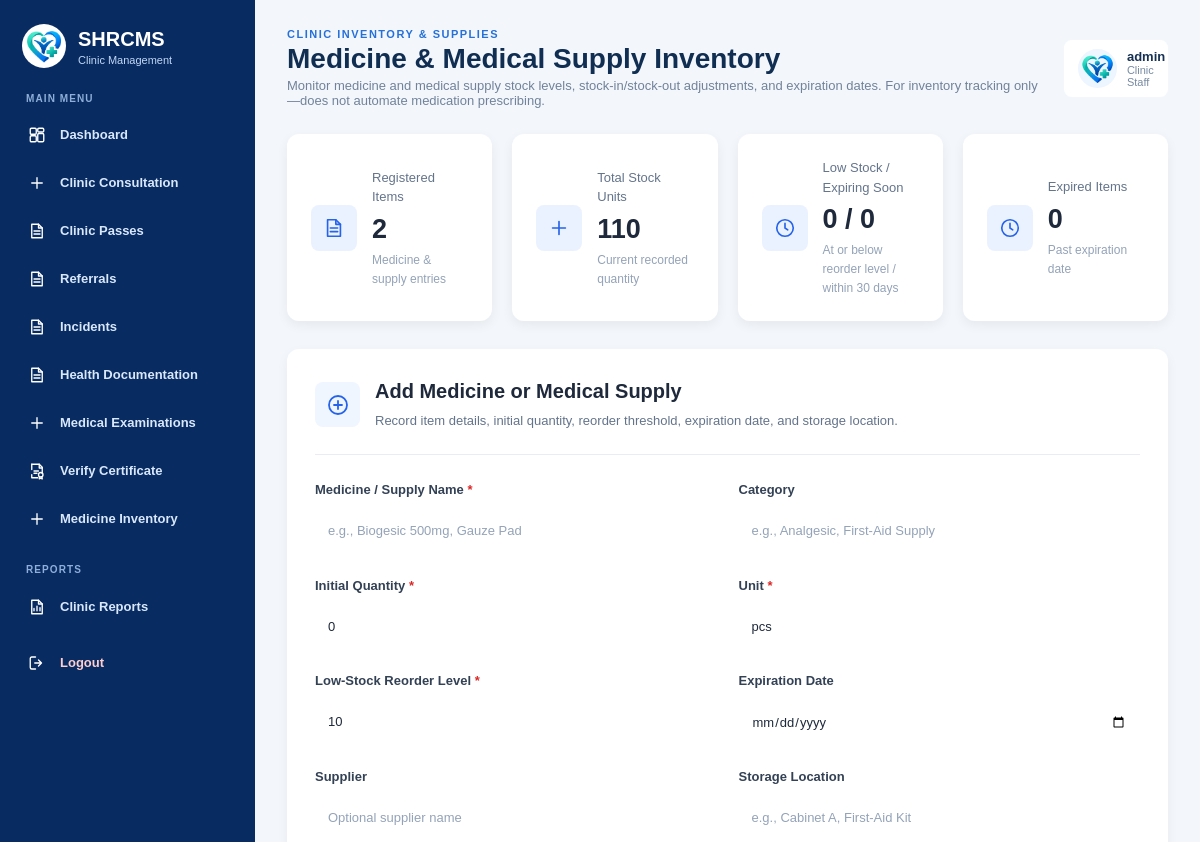
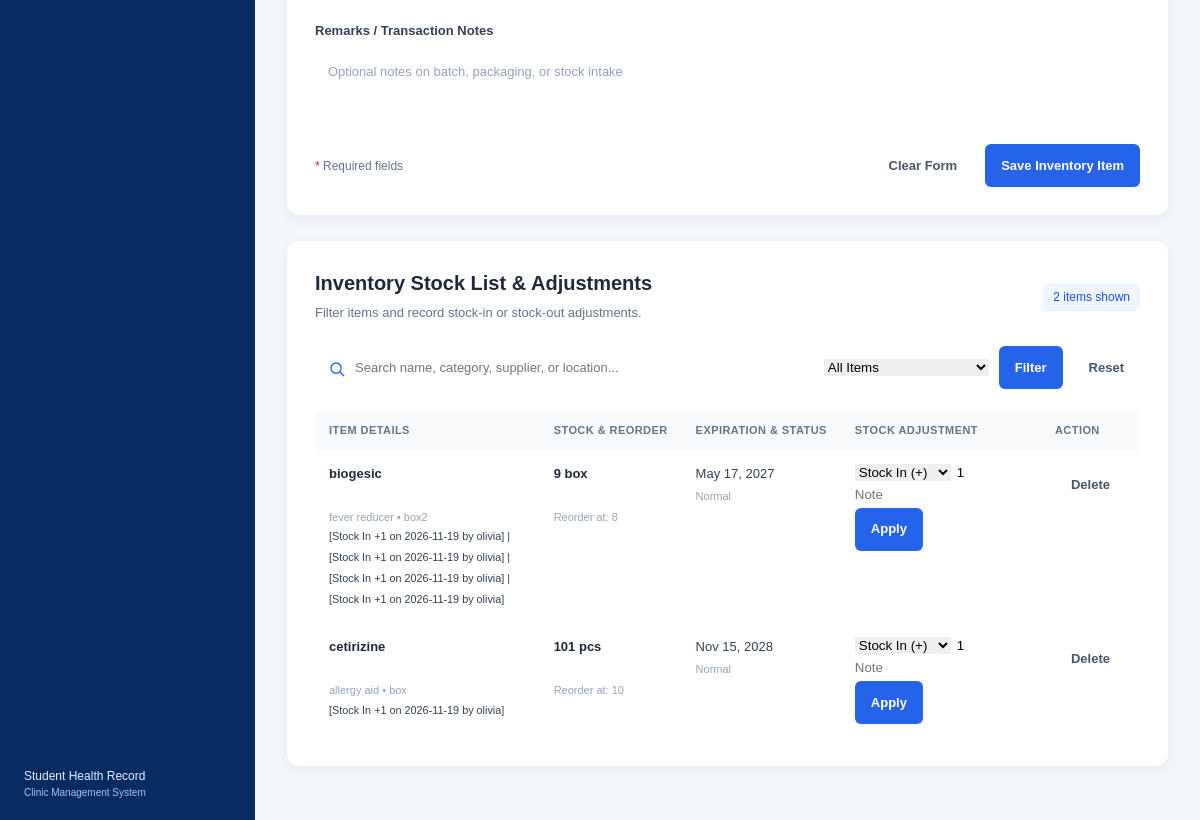
Before: /php/Staff_Dashboard/medicine_inventory.php (signed in) with the older database file (2 pictures, top to bottom).
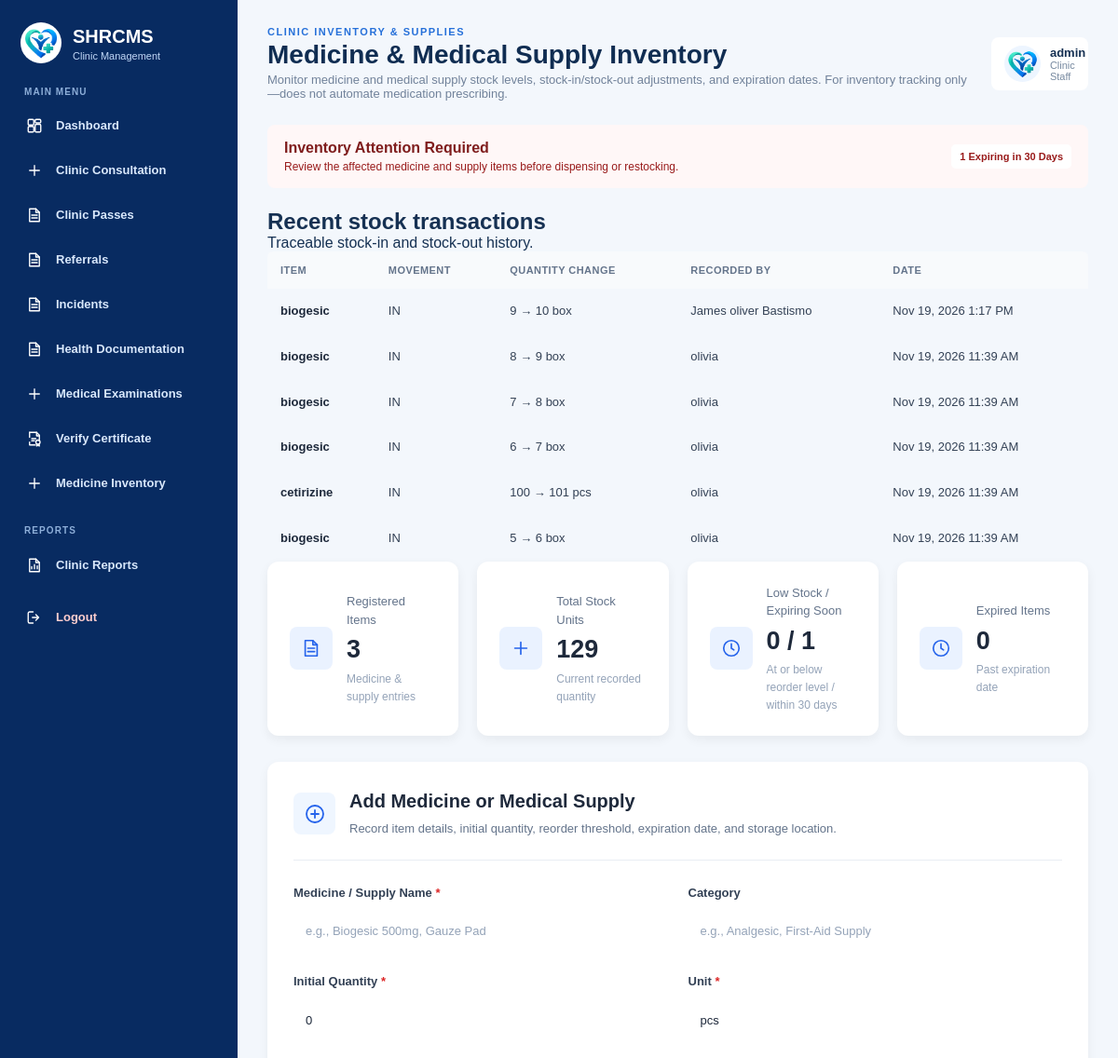
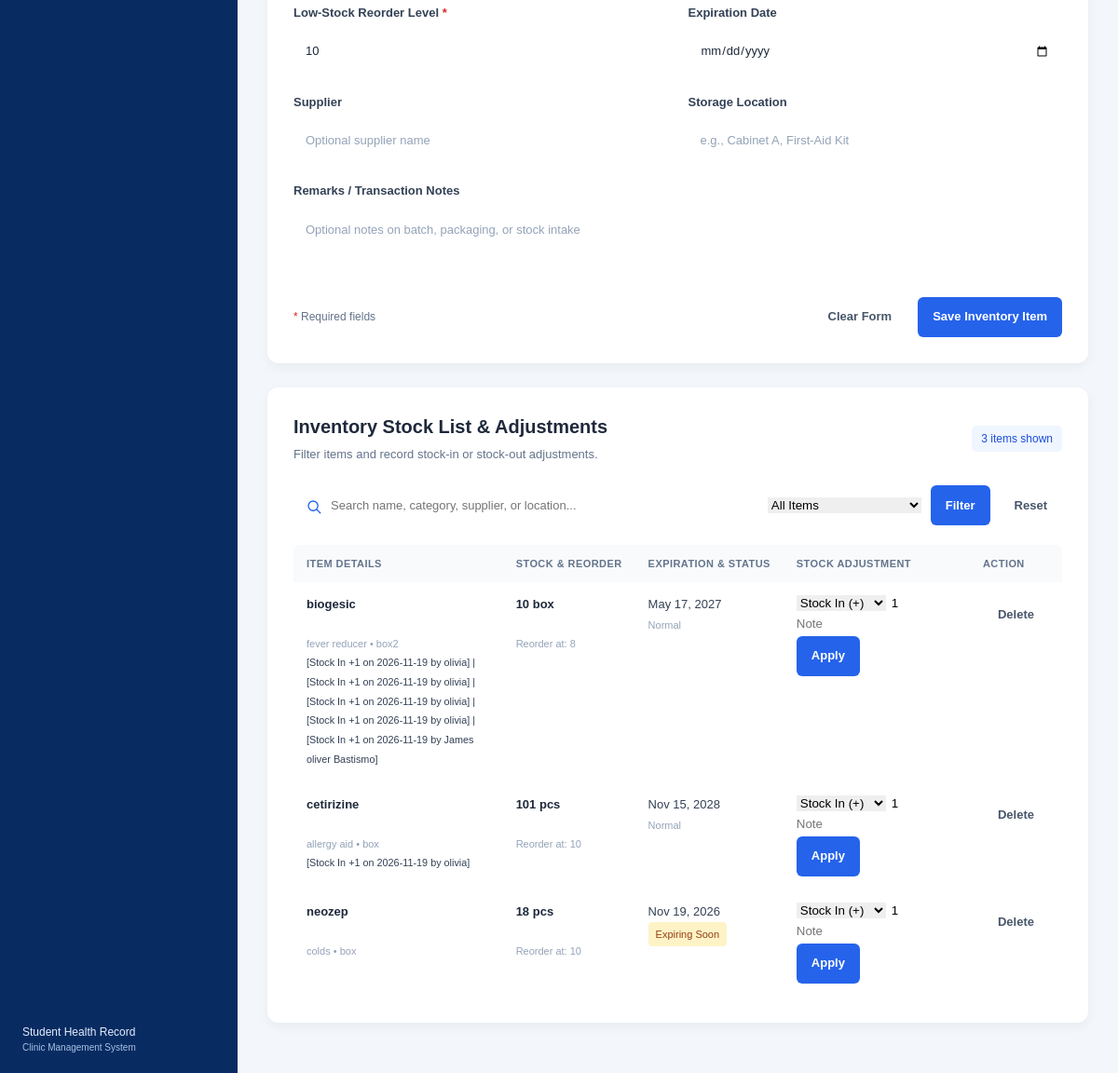
After: the same page with the newer database file (2 pictures, top to bottom).
### tables this page shows
CREATE TABLE `medicine_inventory` (
  `id` int NOT NULL,
  `medicine_name` varchar(150) NOT NULL,
  `category` varchar(100) DEFAULT NULL,
  `quantity` int NOT NULL DEFAULT '0',
  `unit` varchar(50) NOT NULL DEFAULT 'pcs',
  `reorder_level` int NOT NULL DEFAULT '10',
  `expiration_date` date DEFAULT NULL,
  `supplier` varchar(150) DEFAULT NULL,
  `storage_location` varchar(150) DEFAULT NULL,
  `remarks` text,
  `created_at` timestamp NOT NULL DEFAULT CURRENT_TIMESTAMP,
  `updated_at` timestamp NOT NULL DEFAULT CURRENT_TIMESTAMP ON UPDATE CURRENT_TIMESTAMP
);

CREATE TABLE `medicine_inventory_transactions` (
  `id` int NOT NULL,
  `medicine_id` int NOT NULL,
  `movement` varchar(10) NOT NULL,
  `quantity` int NOT NULL,
  `quantity_before` int NOT NULL,
  `quantity_after` int NOT NULL,
  `note` varchar(255) DEFAULT NULL,
  `recorded_by` varchar(100) DEFAULT NULL,
  `recorded_at` timestamp NOT NULL DEFAULT CURRENT_TIMESTAMP
);

### php/Staff_Dashboard/medicine_inventory.php (the view, shortened to what the changed rows need)
<?php
require_once __DIR__ . '/../db.php';
$conn->set_charset('utf8mb4');
function e($value): string
{
    return htmlspecialchars((string)($value ?? ''), ENT_QUOTES, 'UTF-8');
}
$message = trim((string)($_GET['message'] ?? ''));
$stats = [
    'total_items' => 0,
    'total_units' => 0,
    'low_stock' => 0,
    'expired' => 0,
    'expiring_soon' => 0
];
$medicines = [];
$inventoryTransactions = [];
try {
    $statRes = $conn->query(
        'SELECT
            COUNT(*) AS total_items,
            COALESCE(SUM(quantity), 0) AS total_units,
            COALESCE(SUM(CASE WHEN quantity <= reorder_level THEN 1 ELSE 0 END), 0) AS low_stock,
            COALESCE(SUM(CASE WHEN expiration_date IS NOT NULL AND expiration_date < CURDATE() THEN 1 ELSE 0 END), 0) AS expired,
            COALESCE(SUM(CASE WHEN expiration_date IS NOT NULL AND expiration_date >= CURDATE() AND expiration_date <= DATE_ADD(CURDATE(), INTERVAL 30 DAY) THEN 1 ELSE 0 END), 0) AS expiring_soon
         FROM medicine_inventory'
    );
    $statRow = $statRes->fetch_assoc();
    $stats['total_items'] = (int)($statRow['total_items'] ?? 0);
    $stats['total_units'] = (int)($statRow['total_units'] ?? 0);
    $stats['low_stock'] = (int)($statRow['low_stock'] ?? 0);
    $stats['expired'] = (int)($statRow['expired'] ?? 0);
    $stats['expiring_soon'] = (int)($statRow['expiring_soon'] ?? 0);
    $sql = 'SELECT * FROM medicine_inventory WHERE 1=1';
    $sql .= ' ORDER BY medicine_name ASC, id DESC';
    $stmt = $conn->prepare($sql);
    $stmt->execute();
    $result = $stmt->get_result();
    while ($row = $result->fetch_assoc()) {
        $medicines[] = $row;
    }
    $transactionResult = $conn->query(
        'SELECT t.*, m.medicine_name, m.unit
         FROM medicine_inventory_transactions t
         INNER JOIN medicine_inventory m ON m.id = t.medicine_id
         ORDER BY t.recorded_at DESC, t.id DESC
         LIMIT 20'
    );
    if ($transactionResult) {
        while ($row = $transactionResult->fetch_assoc()) {
            $inventoryTransactions[] = $row;
        }
    }
} catch (Throwable $ex) {
    error_log('Medicine load error: ' . $ex->getMessage());
    $message = $message ?: 'Unable to load medicine and supply inventory.';
    $messageType = 'error';
}
$todayStr = date('Y-m-d');
$soonLimitStr = date('Y-m-d', strtotime('+30 days'));
?>
<!DOCTYPE html>
<html lang="en">
<head>
    <link rel="stylesheet" href="../../css/Shared/style.css?v=20261114-icons">
    <link rel="stylesheet" href="../../css/Staff/staff-dashboard.css?v=20261115-staff-admin-alignment">
    <link rel="stylesheet" href="../../css/Staff/consultation.css?v=20261114-icons">
</head>
<body class="staff-dashboard-body">
    <aside class="staff-sidebar">
        <a href="staff_dashboard.php" class="staff-brand">
            <div>
                <h2>SHRCMS</h2>
            </div>
        </a>
    </aside>
    <main class="staff-main">
        <header class="staff-header">
            <div>
                <h1>Medicine &amp; Medical Supply Inventory</h1>
            </div>
        </header>
        <?php if ($stats['low_stock'] > 0 || $stats['expiring_soon'] > 0 || $stats['expired'] > 0): ?>
            <section class="inventory-alert-panel" role="alert" aria-label="Inventory alerts">
                <div>
                    <strong>Inventory Attention Required</strong>
                    <p>Review the affected medicine and supply items before dispensing or restocking.</p>
                </div>
                <div class="inventory-alert-actions">
                    <?php if ($stats['expiring_soon'] > 0): ?>
                        <a href="medicine_inventory.php?status=expiring_soon"><?= number_format($stats['expiring_soon']) ?> Expiring in 30 Days</a>
                    <?php endif; ?>
                </div>
            </section>
            <?php if ($inventoryTransactions): ?>
            <section class="consultation-records-card" aria-labelledby="inventory-history-heading">
                <div class="consultation-section-heading">
                    <div>
                        <h2 id="inventory-history-heading">Recent stock transactions</h2>
                        <p>Traceable stock-in and stock-out history.</p>
                    </div>
                </div>
                <div class="consultation-table-wrap">
                    <table class="consultation-table">
                        <thead>
                            <tr>
                                <th scope="col">Item</th>
                                <th scope="col">Movement</th>
                                <th scope="col">Quantity change</th>
                                <th scope="col">Recorded by</th>
                                <th scope="col">Date</th>
                            </tr>
                        </thead>
                        <tbody>
                            <?php foreach ($inventoryTransactions as $transaction): ?>
                            <tr>
                                <td><strong><?= e($transaction['medicine_name']) ?></strong></td>
                                <td><?= e($transaction['movement']) ?></td>
                                <td>
                                    <?= number_format((int)$transaction['quantity_before']) ?>
                                    &rarr;
                                    <?= number_format((int)$transaction['quantity_after']) ?>
                                    <?= e($transaction['unit']) ?>
                                </td>
                                <td><?= e($transaction['recorded_by'] ?: 'Clinic Staff') ?></td>
                                <td><?= e(date('M d, Y g:i A', strtotime($transaction['recorded_at']))) ?></td>
                            </tr>
                            <?php endforeach; ?>
                        </tbody>
                    </table>
                </div>
            </section>
            <?php endif; ?>
        <?php endif; ?>
        <section class="consultation-stats">
            <article class="consultation-stat">
                <div>
                    <p>Registered Items</p>
                    <h2><?= number_format($stats['total_items']) ?></h2>
                    <small>Medicine &amp; supply entries</small>
                </div>
            </article>
            <article class="consultation-stat">
                <div>
                    <p>Total Stock Units</p>
                    <h2><?= number_format($stats['total_units']) ?></h2>
                    <small>Current recorded quantity</small>
                </div>
            </article>
            <article class="consultation-stat">
                <div>
                    <p>Low Stock / Expiring Soon</p>
                    <h2><?= number_format($stats['low_stock']) ?> / <?= number_format($stats['expiring_soon']) ?></h2>
                    <small>At or below reorder level / within 30 days</small>
                </div>
            </article>
            <article class="consultation-stat">
                <div>
                    <h2><?= number_format($stats['expired']) ?></h2>
                </div>
            </article>
        </section>
        <section class="consultation-panel">
            <div class="consultation-panel-heading">
                <div>
                    <h2>Add Medicine or Medical Supply</h2>
                </div>
            </div>
        </section>
        <section class="consultation-panel history-panel">
            <div class="consultation-panel-heading history-heading">
                <div>
                    <h2>Inventory Stock List &amp; Adjustments</h2>
                    <p>Filter items and record stock-in or stock-out adjustments.</p>
                </div>
                <span class="record-count"><?= count($medicines) ?> items shown</span>
            </div>
            <div class="consultation-table-wrap">
                <table class="consultation-table">
                    <thead>
                        <tr>
                            <th>Item Details</th>
                            <th>Stock &amp; Reorder</th>
                            <th>Expiration &amp; Status</th>
                            <th>Stock Adjustment</th>
                            <th>Action</th>
                        </tr>
                    </thead>
                    <tbody>
                        <?php if (empty($medicines)): ?>
                            <tr>
                                <td colspan="5" class="consultation-empty">
                                    <strong>No inventory items found</strong>
                                    <p>Add a new medicine or supply above or adjust your filter.</p>
                                </td>
                            </tr>
                        <?php else: ?>
                            <?php foreach ($medicines as $item): ?>
                                <?php
                                $qty = (int)$item['quantity'];
                                $reorder = (int)$item['reorder_level'];
                                $exp = $item['expiration_date'] ?? '';
                                $isExpired = ($exp !== '' && $exp < $todayStr);
                                $isExpiringSoon = (!$isExpired && $exp !== '' && $exp <= $soonLimitStr);
                                $isLowStock = ($qty <= $reorder);
                                ?>
                                <tr>
                                    <td>
                                        <strong><?= e($item['medicine_name']) ?></strong><br>
                                        <small class="student-number">
                                            <?= e($item['category'] ?: 'Uncategorized') ?>
                                            <?= !empty($item['storage_location']) ? ' • ' . e($item['storage_location']) : '' ?>
                                        </small>
                                        <?php if (!empty($item['remarks'])): ?>
                                            <div class="remarks-cell"><small><?= e($item['remarks']) ?></small></div>
                                        <?php endif; ?>
                                    </td>
                                    <td>
                                        <strong><?= number_format($qty) ?> <?= e($item['unit'] ?: 'pcs') ?></strong><br>
                                        <small class="student-number">Reorder at: <?= number_format($reorder) ?></small>
                                    </td>
                                    <td>
                                        <div><?= $exp !== '' ? e(date('M d, Y', strtotime($exp))) : 'No expiry date' ?></div>
                                        <?php if ($isExpired): ?>
                                            <span class="reason-tag inventory-status-expired">Expired</span>
                                        <?php elseif ($isExpiringSoon): ?>
                                            <span class="reason-tag inventory-status-soon">Expiring Soon</span>
                                        <?php elseif ($isLowStock): ?>
                                            <span class="reason-tag inventory-status-low">Low Stock</span>
                                        <?php else: ?>
                                            <small class="student-number">Normal</small>
                                        <?php endif; ?>
                                    </td>
                                    <td>
                                        <form method="POST" action="medicine_inventory.php" style="display:flex; flex-wrap:wrap; gap:6px; align-items:center;">
                                            <select name="movement" aria-label="Stock movement">
                                                <option value="in">Stock In (+)</option>
                                            </select>
                                            <input type="number" name="adjust_qty" min="1" value="1" style="width:70px;" aria-label="Adjustment quantity">
                                            <input type="text" name="note" maxlength="120" placeholder="Note" style="width:110px;" aria-label="Adjustment note">
                                            <button type="submit" class="consultation-search-button">Apply</button>
                                        </form>
                                    </td>
                                    <td>
                                        <form method="POST" action="medicine_inventory.php" onsubmit="return confirm('Remove this inventory item?');">
                                            <button type="submit" class="consultation-reset">Delete</button>
                                        </form>
                                    </td>
                                </tr>
                            <?php endforeach; ?>
                        <?php endif; ?>
                    </tbody>
                </table>
            </div>
        </section>
    </main>
</body>
</html>

Changed rows visible on the page:
added medicine_inventory_transactions: medicine.medicine_name "biogesic", movement "IN", quantity_before "9", quantity_after "10", medicine.unit "box", recorded_by "James oliver Bastismo", recorded_at "Nov 19, 2026 1:17 PM"
now on this page (row unchanged): medicine_inventory_transactions: medicine.medicine_name "biogesic", movement "IN", quantity_before "8", quantity_after "9", medicine.unit "box", recorded_by "olivia", recorded_at "Nov 19, 2026 11:39 AM"
now on this page (row unchanged): medicine_inventory_transactions: medicine.medicine_name "biogesic", movement "IN", quantity_before "7", quantity_after "8", medicine.unit "box", recorded_by "olivia", recorded_at "Nov 19, 2026 11:39 AM"
now on this page (row unchanged): medicine_inventory_transactions: medicine.medicine_name "biogesic", movement "IN", quantity_before "6", quantity_after "7", medicine.unit "box", recorded_by "olivia", recorded_at "Nov 19, 2026 11:39 AM"
now on this page (row unchanged): medicine_inventory_transactions: medicine.medicine_name "cetirizine", movement "IN", quantity_before "100", quantity_after "101", medicine.unit "pcs", recorded_by "olivia", recorded_at "Nov 19, 2026 11:39 AM"
now on this page (row unchanged): medicine_inventory_transactions: medicine.medicine_name "biogesic", movement "IN", quantity_before "5", quantity_after "6", medicine.unit "box", recorded_by "olivia", recorded_at "Nov 19, 2026 11:39 AM"
changed medicine_inventory "biogesic": remarks "[Stock In +1 on 2026-11-19 by olivia] | [Stock In +1 on 2026-11-19 by olivia] | [Stock In +1 on 2026-11-19 by olivia] | [Stock In +1 on 2026-11-19 by olivia]" → "…on 2026-11-19 by olivia] | [Stock In +1 on 2026-11-19 by James oliver Bastismo]"; quantity "9" → "10"
added medicine_inventory: medicine_name "neozep", category "colds", storage_location "box", quantity "18", unit "pcs", reorder_level "10", expiration_date "Nov 19, 2026", shows "Expiring Soon"
Other visible differences:
$stats['expiring_soon']: (not shown) → "1"
$stats['total_items']: "2" → "3"
$stats['total_units']: "110" → "129"
$stats['expiring_soon']: "0" → "1"
count($medicines): "2" → "3"
text now shown: "Inventory Attention Required Review the affected medicine and supply items before dispensing or restocking. Expiring in 30 Days Recent stock transactions Traceable stock-in and stock-out history. ITEM MOVEMENT QUANTITY CHANGE RECORDED BY DATE"
